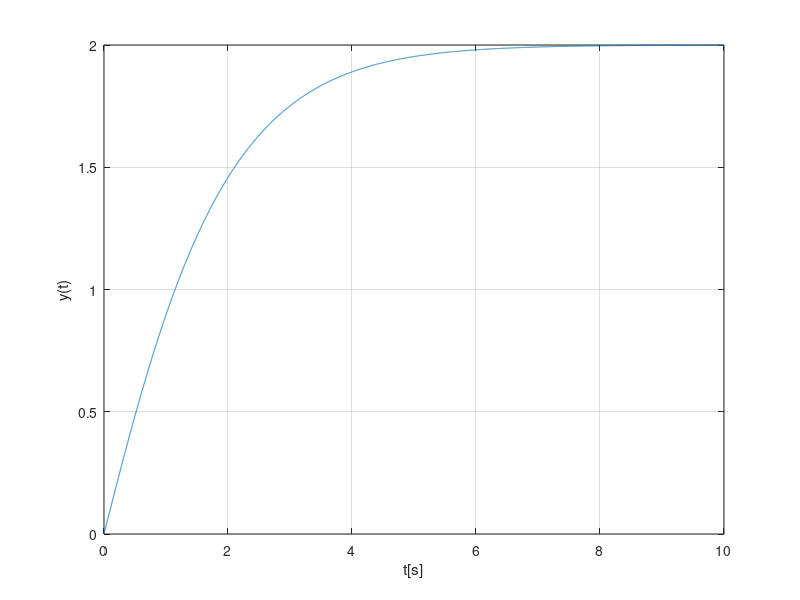

Source code (MATLAB):
h=1e-3
t=0:h:10;
ut=t>=0;

Y = (2-2*exp(-t) - t.*exp(-t)).*ut;
plot(t,Y );
grid on
xlabel('t[s]')
ylabel('y(t)')
